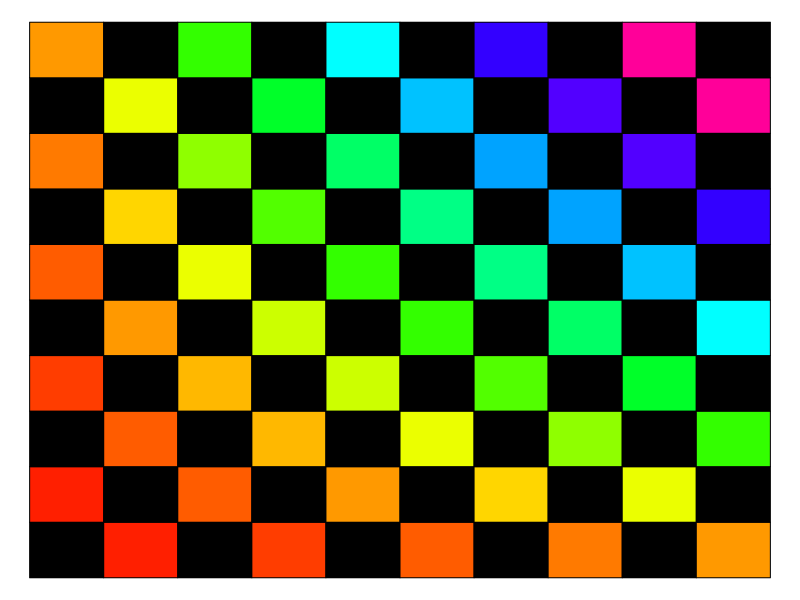

The R source for this figure:

png("gcf.png",400,400)
par(mar=c(0,0,0,0))
plot(0,0,"n",axes=F,ann=F,xlim=c(0,10),ylim=c(0,10))

for(i in 1:10){
    for(j in 1:10){
        polygon(c(i-1,i-1,i,i),c(j-1,j,j,j-1),col=hsv((i*j/100)%%1,1,(i+j)%%2))
    }
}



dev.off()
